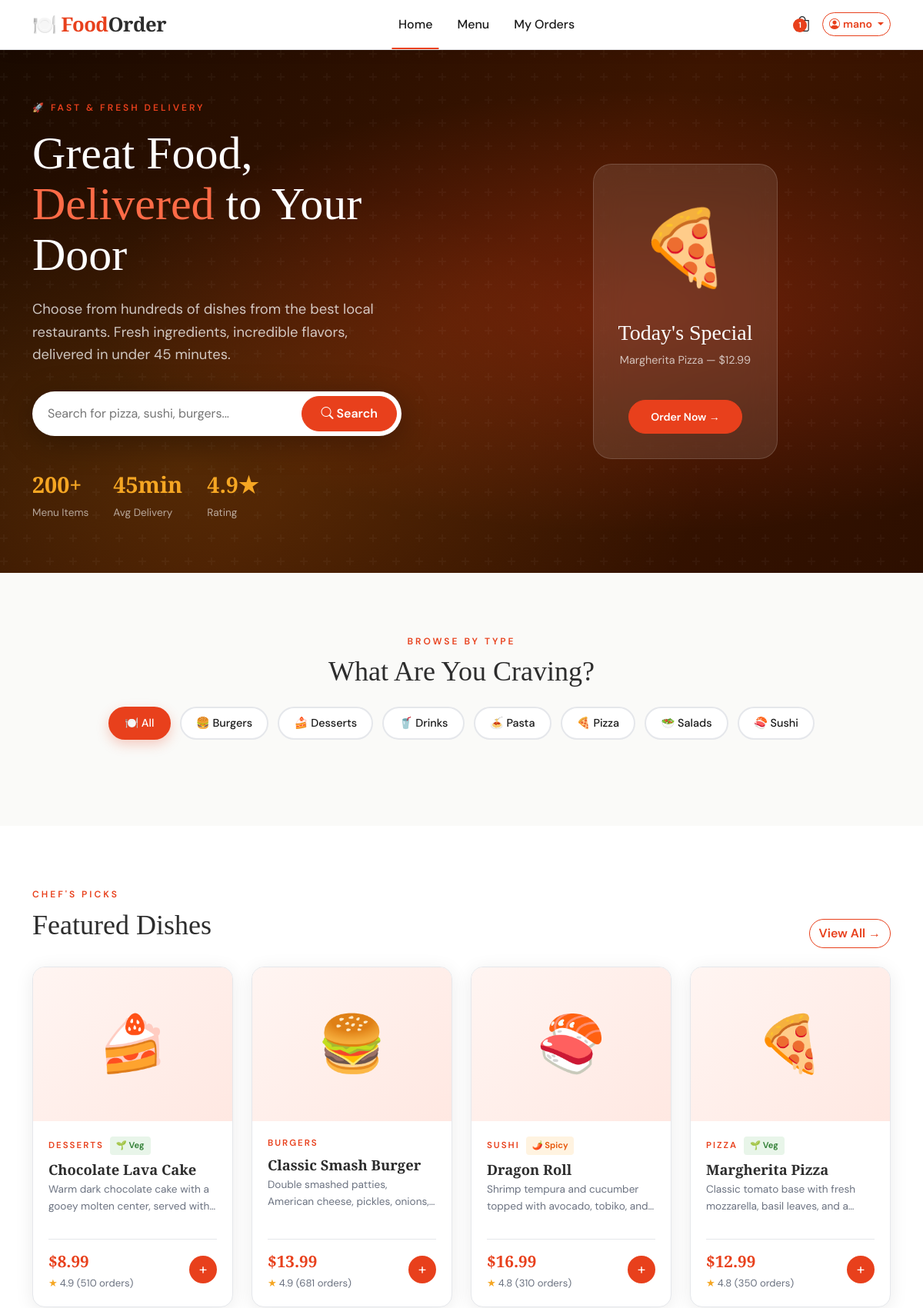
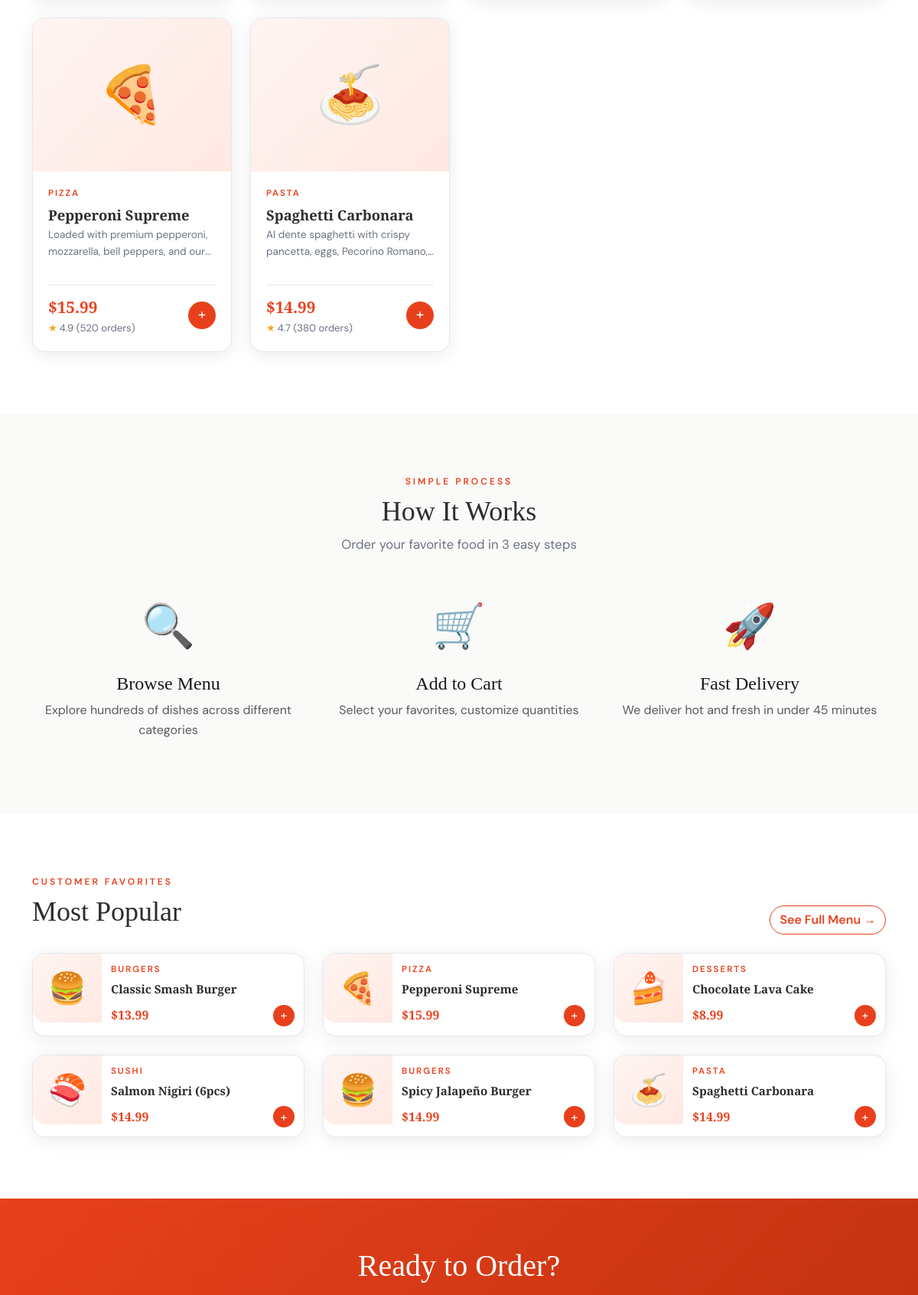
The app's page / (signed in, upper part) with its own data (2 pictures, top to bottom).
### restaurant/models.py (models this page shows, shortened)
class Category(models.Model):
    name = models.CharField(max_length=100)
    slug = models.SlugField(unique=True)
    icon = models.CharField(max_length=50, default='🍽️')
    description = models.TextField(blank=True)
    created_at = models.DateTimeField(auto_now_add=True)
    class Meta:
        verbose_name_plural = 'Categories'
        ordering = ['name']

class MenuItem(models.Model):
    category = models.ForeignKey(Category, on_delete=models.CASCADE, related_name='items')
    name = models.CharField(max_length=200)
    description = models.TextField()
    price = models.DecimalField(max_digits=8, decimal_places=2)
    image = models.ImageField(upload_to='menu_items/', blank=True, null=True)
    is_available = models.BooleanField(default=True)
    is_featured = models.BooleanField(default=False)
    is_vegetarian = models.BooleanField(default=False)
    is_spicy = models.BooleanField(default=False)
    preparation_time = models.IntegerField(default=15, help_text='Time in minutes')
    rating = models.DecimalField(max_digits=3, decimal_places=1, default=4.0)
    total_orders = models.IntegerField(default=0)
    created_at = models.DateTimeField(auto_now_add=True)
    updated_at = models.DateTimeField(auto_now=True)
    class Meta:
        ordering = ['-is_featured', 'name']

### restaurant/views.py (the view)
# urls.py: path('', views.home, name='home'),
def home(request):
    categories = Category.objects.all()
    featured_items = MenuItem.objects.filter(is_featured=True, is_available=True)[:8]
    popular_items = MenuItem.objects.filter(is_available=True).order_by('-total_orders')[:6]
    context = {
        'categories': categories,
        'featured_items': featured_items,
        'popular_items': popular_items,
    }
    return render(request, 'restaurant/home.html', context)

### restaurant/context_processors.py (called while the page is built)
def cart_count(request):
    if request.user.is_authenticated:
        try:
            cart = Cart.objects.get(user=request.user)
            return {'cart_count': cart.total_items}
        except Cart.DoesNotExist:
            pass
    return {'cart_count': 0}

### restaurant/models.py (called while the page is built)
    @property
    def total_items(self):
        return sum(item.quantity for item in self.items.all())

### templates/restaurant/home.html (shortened to what this page needs)
{% extends 'base.html' %}
{% load static %}
{% block content %}
<section class="hero">
  <div class="hero-pattern"></div>
  <div class="container">
    <div class="row align-items-center g-5">
      <div class="col-lg-6 hero-content">
        <div class="section-label mb-3">🚀 Fast & Fresh Delivery</div>
        <h1>Great Food, <em>Delivered</em> to Your Door</h1>
        <p>Choose from hundreds of dishes from the best local restaurants. Fresh ingredients, incredible flavors, delivered in under 45 minutes.</p>
        <div class="hero-search">
          <input type="text" placeholder="Search for pizza, sushi, burgers...">
          <button class="btn btn-primary rounded-pill px-4">
            <i class="bi bi-search"></i> Search
          </button>
        </div>
        <div class="hero-stats">
          <div class="hero-stat">
            <strong>200+</strong>
            <span>Menu Items</span>
          </div>
          <div class="hero-stat">
            <strong>45min</strong>
            <span>Avg Delivery</span>
          </div>
          <div class="hero-stat">
            <strong>4.9★</strong>
            <span>Rating</span>
          </div>
        </div>
      </div>
      <div class="col-lg-6 hero-image-side">
        <div class="hero-food-card">
          <span class="hero-food-emoji">🍕</span>
          <h3 style="color: white; font-family: var(--font-display);">Today's Special</h3>
          <p style="color: rgba(255,255,255,0.7); font-size: 0.9rem;">Margherita Pizza — $12.99</p>
          <a href="{% url 'menu' %}" class="btn btn-primary btn-sm mt-2">Order Now →</a>
        </div>
      </div>
    </div>
  </div>
</section>
<section class="section">
  <div class="container">
    <div class="text-center mb-4">
      <div class="section-label">Browse by Type</div>
      <h2 class="section-title">What Are You Craving?</h2>
    </div>
    <div class="category-pills justify-content-center">
      <a href="{% url 'menu' %}" class="category-pill active">🍽️ All</a>
      {% for cat in categories %}
      <a href="{% url 'menu' %}?category={{ cat.slug }}" class="category-pill">{{ cat.icon }} {{ cat.name }}</a>
      {% endfor %}
    </div>
  </div>
</section>
{% if featured_items %}
<section class="section section-alt">
  <div class="container">
    <div class="d-flex align-items-end justify-content-between mb-4">
      <div>
        <div class="section-label">Chef's Picks</div>
        <h2 class="section-title">Featured Dishes</h2>
      </div>
      <a href="{% url 'menu' %}" class="btn btn-outline-primary">View All →</a>
    </div>
    <div class="row g-4">
      {% for item in featured_items %}
      <div class="col-sm-6 col-lg-3">
        <div class="food-card">
          {% if item.image %}
          <div style="overflow: hidden;">
            <img src="{{ item.image.url }}" alt="{{ item.name }}" class="food-card-img">
          </div>
          {% else %}
          <div class="food-card-img-placeholder">{{ item.category.icon }}</div>
          {% endif %}
          <div class="food-card-body">
            <div class="d-flex align-items-center gap-2 mb-1">
              <span class="food-card-category">{{ item.category.name }}</span>
              {% if item.is_vegetarian %}<span class="food-badge food-badge-veg">🌱 Veg</span>{% endif %}
              {% if item.is_spicy %}<span class="food-badge food-badge-spicy">🌶️ Spicy</span>{% endif %}
            </div>
            <h5 class="food-card-title">{{ item.name }}</h5>
            <p class="food-card-desc">{{ item.description }}</p>
            <div class="food-card-footer">
              <div>
                <div class="food-card-price">${{ item.price }}</div>
                <div class="food-rating">
                  <span class="star">★</span> {{ item.rating }} ({{ item.total_orders }} orders)
                </div>
              </div>
              {% if user.is_authenticated %}
              <button class="add-btn" data-add-to-cart="{{ item.id }}" title="Add to cart">+</button>
              {% else %}
              <a href="{% url 'login' %}" class="add-btn text-white" title="Login to order">+</a>
              {% endif %}
            </div>
          </div>
        </div>
      </div>
      {% endfor %}
    </div>
  </div>
</section>
{% endif %}
<section class="section">
  <div class="container">
    <div class="text-center mb-5">
      <div class="section-label">Simple Process</div>
      <h2 class="section-title">How It Works</h2>
      <p class="section-subtitle">Order your favorite food in 3 easy steps</p>
    </div>
    <div class="row g-4 text-center">
      <div class="col-md-4">
        <div style="font-size: 3.5rem; margin-bottom: 1rem;">🔍</div>
        <h4 style="font-family: var(--font-display);">Browse Menu</h4>
        <p class="text-muted">Explore hundreds of dishes across different categories</p>
      </div>
      <div class="col-md-4">
        <div style="font-size: 3.5rem; margin-bottom: 1rem;">🛒</div>
        <h4 style="font-family: var(--font-display);">Add to Cart</h4>
        <p class="text-muted">Select your favorites, customize quantities</p>
      </div>
      <div class="col-md-4">
        <div style="font-size: 3.5rem; margin-bottom: 1rem;">🚀</div>
        <h4 style="font-family: var(--font-display);">Fast Delivery</h4>
        <p class="text-muted">We deliver hot and fresh in under 45 minutes</p>
      </div>
    </div>
  </div>
</section>
{% if popular_items %}
<section class="section section-alt">
  <div class="container">
    <div class="d-flex align-items-end justify-content-between mb-4">
      <div>
        <div class="section-label">Customer Favorites</div>
        <h2 class="section-title">Most Popular</h2>
      </div>
      <a href="{% url 'menu' %}" class="btn btn-outline-primary">See Full Menu →</a>
    </div>
    <div class="row g-4">
      {% for item in popular_items %}
      <div class="col-sm-6 col-lg-4">
        <div class="food-card" style="flex-direction: row; height: auto;">
          <div class="food-card-img-placeholder" style="width: 90px; height: 90px; min-width: 90px; font-size: 2.5rem; border-radius: var(--radius) 0 0 var(--radius);">
            {{ item.category.icon }}
          </div>
          <div class="food-card-body" style="padding: 0.75rem;">
            <div class="food-card-category">{{ item.category.name }}</div>
            <div class="food-card-title" style="font-size: 0.95rem;">{{ item.name }}</div>
            <div class="d-flex align-items-center justify-content-between mt-auto pt-1">
              <span class="food-card-price" style="font-size: 1rem;">${{ item.price }}</span>
              {% if user.is_authenticated %}
              <button class="add-btn" style="width: 28px; height: 28px; font-size: 1rem;" data-add-to-cart="{{ item.id }}">+</button>
              {% endif %}
            </div>
          </div>
        </div>
      </div>
      {% endfor %}
    </div>
  </div>
</section>
{% endif %}
<section class="section" style="background: linear-gradient(135deg, var(--primary) 0%, var(--primary-dark) 100%); padding: 4rem 0;">
  <div class="container text-center text-white">
    <h2 style="font-family: var(--font-display); font-size: 2.5rem; margin-bottom: 1rem;">Ready to Order?</h2>
  </div>
</section>
{% endblock %}

### templates/base.html (shortened to what this page needs)
{% load static %}
<!DOCTYPE html>
<html lang="en">
<head>
  <link href="https://cdn.jsdelivr.net/npm/bootstrap@5.3.2/dist/css/bootstrap.min.css" rel="stylesheet">
  <link href="https://cdn.jsdelivr.net/npm/bootstrap-icons@1.11.1/font/bootstrap-icons.css" rel="stylesheet">
  <link rel="stylesheet" href="{% static 'css/main.css' %}">
</head>
<body>
<nav class="navbar navbar-expand-lg">
  <div class="container">
    <a class="navbar-brand" href="{% url 'home' %}">
      🍽️ Food<span>Order</span>
    </a>
    <div class="collapse navbar-collapse" id="navMenu">
      <ul class="navbar-nav mx-auto">
        <li class="nav-item">
          <a class="nav-link {% if request.resolver_match.url_name == 'home' %}active{% endif %}" href="{% url 'home' %}">Home</a>
        </li>
        <li class="nav-item">
          <a class="nav-link {% if request.resolver_match.url_name == 'menu' %}active{% endif %}" href="{% url 'menu' %}">Menu</a>
        </li>
        {% if user.is_authenticated %}
        <li class="nav-item">
          <a class="nav-link {% if 'order' in request.resolver_match.url_name %}active{% endif %}" href="{% url 'order_list' %}">My Orders</a>
        </li>
        {% endif %}
      </ul>
      <div class="d-flex align-items-center gap-3">
        {% if user.is_authenticated %}
          <a href="{% url 'cart' %}" class="position-relative cart-icon-link text-dark text-decoration-none">
            <span class="cart-count cart-badge" style="display: {% if cart_count > 0 %}flex{% else %}none{% endif %}">
              {{ cart_count }}
            </span>
          </a>
          <div class="dropdown">
            <button class="btn btn-outline-primary btn-sm dropdown-toggle" data-bs-toggle="dropdown">
              <i class="bi bi-person-circle me-1"></i>{{ user.first_name|default:user.username }}
            </button>
          </div>
        {% else %}
          <a href="{% url 'login' %}" class="btn btn-outline-primary btn-sm">Login</a>
          <a href="{% url 'register' %}" class="btn btn-primary btn-sm">Sign Up</a>
        {% endif %}
      </div>
    </div>
  </div>
</nav>
<main>
  {% block content %}{% endblock %}
</main>
</body>
</html>

### records on screen
Category: icon "🍔", name "Burgers"
Category: icon "🍰", name "Desserts"
Category: icon "🥤", name "Drinks"
Category: icon "🍝", name "Pasta"
Category: icon "🍕", name "Pizza"
Category: icon "🥗", name "Salads"
Category: icon "🍣", name "Sushi"
MenuItem: category.icon "🍰", category.name "DESSERTS", is_vegetarian "🌱 Veg", name "Chocolate Lava Cake", description "Warm dark chocolate cake with a gooey molten center, served…", price "8.99", rating "4.9", total_orders "510"
MenuItem: category.icon "🍔", category.name "BURGERS", name "Classic Smash Burger", description "Double smashed patties, American cheese, pickles,…", price "13.99", rating "4.9", total_orders "681"
MenuItem: category.icon "🍣", category.name "SUSHI", is_spicy "🌶️ Spicy", name "Dragon Roll", description "Shrimp tempura and cucumber topped with avocado, tobiko,…", price "16.99", rating "4.8", total_orders "310"
MenuItem: category.icon "🍕", category.name "PIZZA", is_vegetarian "🌱 Veg", name "Margherita Pizza", description "Classic tomato base with fresh mozzarella, basil leaves, and…", price "12.99", rating "4.8", total_orders "350"
MenuItem: category.icon "🍕", category.name "PIZZA", name "Pepperoni Supreme", description "Loaded with premium pepperoni, mozzarella, bell peppers, and…", price "15.99", rating "4.9", total_orders "520", {{ item.id }} 2 (drawn)
MenuItem: category.icon "🍝", category.name "PASTA", name "Spaghetti Carbonara", description "Al dente spaghetti with crispy pancetta, eggs, Pecorino…", price "14.99", rating "4.7", total_orders "380"
MenuItem: category.icon "🍣", category.name "SUSHI", name "Salmon Nigiri (6pcs)", price "14.99"
MenuItem: category.icon "🍔", category.name "BURGERS", name "Spicy Jalapeño Burger", price "14.99"

### other values on screen
{{ cart_count }} "1"
{{ user.first_name|default:user.username }} "mano"
